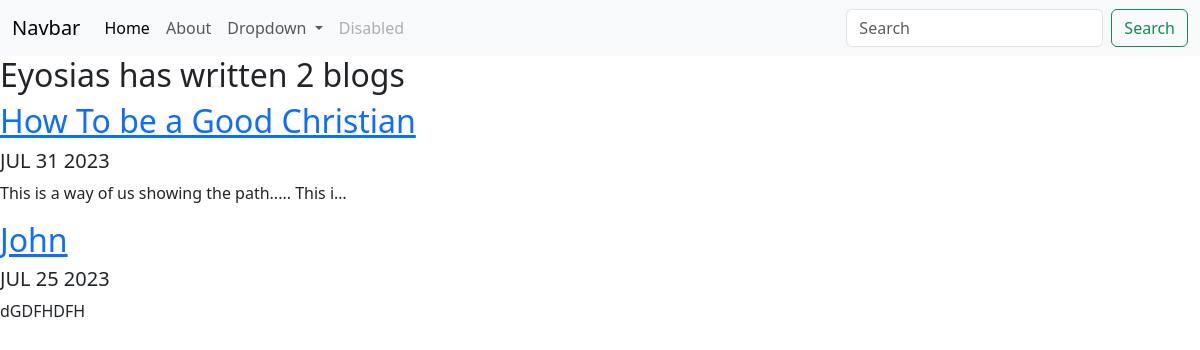
Screenshot of /blog/ with the database file from the repository.
### blog/models.py (models this page shows, shortened)
class Blog(models.Model):
    title = models.CharField(max_length=200)
    date = models.DateField()
    description =  models.TextField(max_length=250)

### blog/views.py (the view)
# urls.py: path('', views.all_blogs, name = 'all_blogs'),
def all_blogs(request):
    blogs = Blog.objects.order_by('-date')
    return render(request, 'blog/all_blogs.html', {"blogs": blogs})

### blog/templates/blog/all_blogs.html
{% extends 'portfolio/base.html' %}
{% block content %}
<h2>Eyosias has written {{blogs.count}} blog{{blogs.count|pluralize}}</h2>
{% for blog in blogs %}
   <a href="{% url 'blog:detail' blog.id %}"><h2> {{blog.title}}</h2></a>
   <h5> {{ blog.date|date:'M d Y'|upper }}</h5>
   <p> {{blog.description|truncatechars:50}}<p>
{% endfor %}
{% endblock %}

### rows the page displays
Blog: title "How To be a Good Christian", date "JUL 31 2023", description "This is a way of us showing the path..... This i…"
Blog: title "John", date "JUL 25 2023", description "dGDFHDFH"

### other values shown
{{ blogs.count }} "2"
